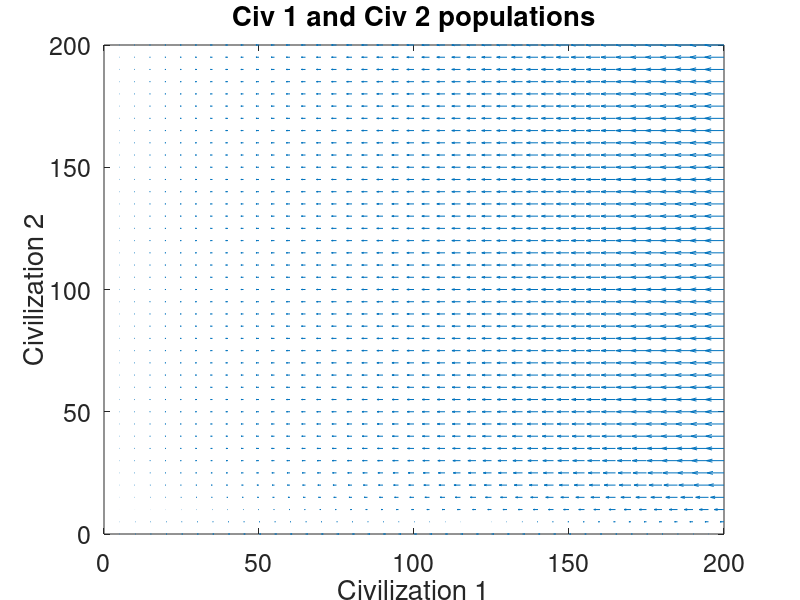

Source code (MATLAB):
% Phase place plots of base case

clf; clear all

% Parameters, which can be varied to produce introducing results. 
alpha=0.5;
k=200; 
A=10;

% C_2=M_2= population of Civilization 2. Similarly, % C_1=V_1 = population
% of Civilization 1
% For this basic case, the population of Civ 2 is constant, since everyone
% is military and no one in Civ 1 is military, so Civ 2 cannot die
% Carrying capacity is 200, so we will make the phase portrait from 0 to
% 200
i=0;
for M_2=0:5:200
  i=i+1;
  j=0;
  for V_1=0:5:200
    j=j+1;
    VV1(i,j)=V_1;
    MM2(i,j)=M_2;
    dV_1(i,j)=alpha.*V_1.*(1-(V_1./k))-V_1*((M_2.^2)./(A^2+M_2.^2));
    dM_2(i,j)=0;
  end
end


% plot arrows in phase plane:
quiver(VV1,MM2,dV_1,dM_2)
h(1)=title('Civ 1 and Civ 2 populations');
h(2)=xlabel('Civilization 1');
h(3)=ylabel('Civilization 2');
h(4)=gca;
set(h,'FontSize',18)
axis([0 200 0 200])
